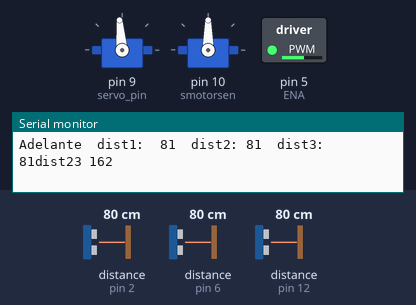
This sketch was run on a simulated Arduino Uno, built with avr-gcc and run on an emulated ATmega328P. Shown: 2 × servo, switched loads named in the sketch (green lamp = pin HIGH), the last lines printed to the serial monitor. The test bench sets the inputs (shaded band); at power-on: distance to the obstacle (sensors on pin 6, pin 12, pin 2) 80 cm. The echo pulse lasts 58.3 µs per cm.

Above: at 1.2 s.
1.3 s: distance to the obstacle (sensor on pin 6) set to 95 cm
4.3 s: distance to the obstacle (sensor on pin 6) set to 103 cm
At 5.23 s:
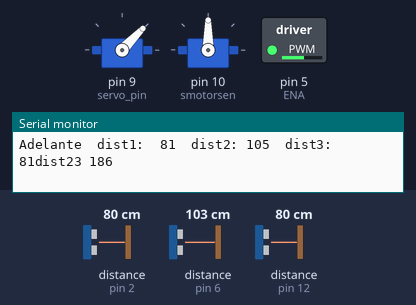
7.3 s: distance to the obstacle (sensor on pin 12) set to 120 cm
At 8.89 s:
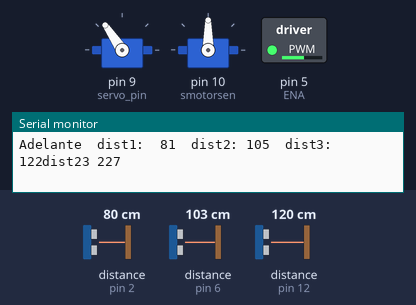
10.3 s: distance to the obstacle (sensor on pin 2) set to 87 cm
At 11.4 s:
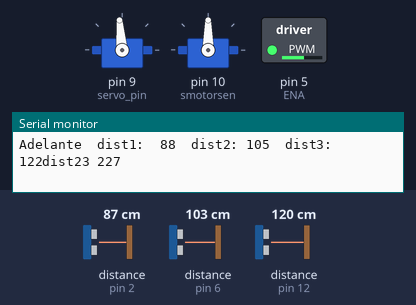
13.3 s: distance to the obstacle (sensor on pin 12) set to 6 cm
16.3 s: distance to the obstacle (sensor on pin 12) set to 3 cm
At 17.6 s:
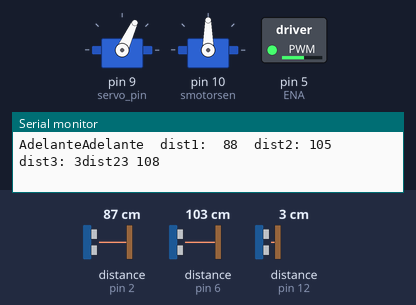
Timing chart, 0 to 19.3 s (numbered marks = the images above; inputs shaded):
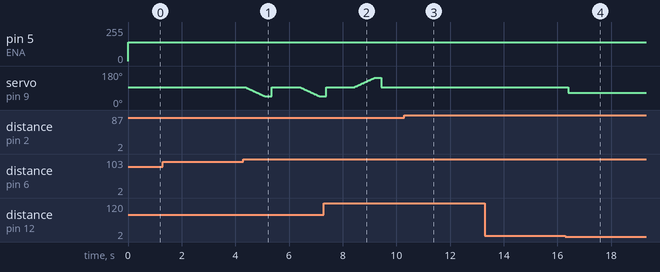

Measured:
- the behaviour switches between 97 and 98 cm on distance to the obstacle (sensor on pin 6) (found by bisection; images 0 and 1)
- the behaviour switches between 83 and 84 cm on distance to the obstacle (sensor on pin 2) (found by bisection; images 2 and 3)
- the behaviour switches between 5 and 4 cm on distance to the obstacle (sensor on pin 12) (found by bisection; images 3 and 4)
- after the input at 10.3 s, servo on pin 9 (servo_pin): stops changing and stays 95°
- after the input at 16.3 s, servo on pin 9 (servo_pin): 95° → 65° after 0.09 s
- by itself, servo on pin 9 (servo_pin): rises from 46° to 144° in 1.8 s, then falls to 95° in 0.27 s

The sketch:

MainCode.ino
```cpp
#include <math.h>
#include <PWMServo.h>
#include <Servo.h>
#include <NewPing.h>

PWMServo mainmotor;  //Ubicacion de los Pines para el motor DC
#define IN1 7
#define IN2 8
#define ENA 5

#define Velocidad 140
#define Vel_Alta 220

Servo smotordir;    //servomotor para direccionales
#define servo_pin 9

#define Dir_Frente 95   //Configuración y ajuste del cero grado del motor direccional
int dir_derecha=Dir_Frente+32;
int dir_izquierda=Dir_Frente-30;

Servo smotorsen;   //Servomotor para sensor delantero
#define Dir_Frente_sen 90
int trig3_pin = 11;        //sensor 3  Derecho
int echo3_pin = 12;        //sensor 3  Derecho
int trig2_pin = 4;        //sensor 2  Izquierdo
int echo2_pin = 6;        //sensor 2  Izquierdo
int trig1_pin = 3;        //sensor 1 Dir_Frente
int echo1_pin = 2;        //sensor 1 Dir_Frente

NewPing Sensor3(trig3_pin,echo3_pin);
NewPing Sensor2(trig2_pin,echo2_pin);
NewPing Sensor1(trig1_pin,echo1_pin);

//*** Definicion variables ****
int dist3 = 0;     //distancia captada por sensor 3
int dist2 = 0;     //distancia captada por sensor 2
int dist1 = 0;     //distancia captada por sensor 1
int dist23 =0;     //distancia entre los sensores2 y 3
int dist30 =0;
int dist60 =0;
int dif1   =0;     //Para saber la dif entre el punto inicial y el actual
int dif2   =0;     //Para saber la dif entre el punto inicial y el actual
int dif3   =0;     //Para saber la dif entre el punto inicial y el actual
int grado_inicial = 0; //Recibe los grados que trae el servo direccion
int grado_final   = 0; //grados que debe llegar el servo dir
int pos           = 0;
int giro = 0;
int tiempo_giro     = 780;
int tiempo_espera   = 1000;  //680 && 1000
int dist_max_lat    =  140;  //distancia que activa el cruce
int dist_max_fren   =   40;  //distancia que evita chocar pared
int dist_segura_lat =   20;  //distancia seguro de los lados para desplzarse
int angulo_inicio   =    0;  // angulo inicial antes de cambiar
int vueltas  = 0;  //
int posi_Xi_inicial = 0;    //posicion de partida x2 sensor 2
int posi_Xd_inicial = 0;    //posicion de partida x3 sensor 3
int posi_y_inicial  = 0;    //posicion de partida y
// *******
// *** DEFINICION DE FUNCIONES ****
void mov_adelante()
{
  Serial.print("Adelante");
  digitalWrite(IN1,HIGH);
  digitalWrite(IN2, LOW);
  analogWrite(ENA, Velocidad);
}
void mov_atras()
{
  Serial.print("Atras");
  digitalWrite(IN1,LOW);
  digitalWrite(IN2, HIGH);
  analogWrite(ENA, Velocidad);
}
void mov_parar()
{
  digitalWrite(IN1,LOW);
  digitalWrite(IN2, LOW);
  analogWrite(ENA, Velocidad);
}
void mov_der()  //Gira a la dercha y vuelve a la psocion recta
{
  grado_inicial=Dir_Frente;   //smotordir.read();
  grado_final=145;
 for(pos=grado_inicial; pos<grado_final; pos+=1)
 {
  smotordir.write(pos);
  delay(15);
 }
 delay(250); //tiempo_giro
 smotordir.write(Dir_Frente);
 delay(tiempo_espera);  //tiempo que debe mantenerse recto
}


void mov_izq2()  //Gira a la dercha y vuelve a la psocion recta
{
  grado_inicial=Dir_Frente;   //smotordir.read();
  grado_final=45;
 for(pos=grado_inicial; pos>grado_final; pos-=1)
 {
  smotordir.write(pos);
  delay(15);
 }
 delay(250); //tiempo_giro
 smotordir.write(Dir_Frente);
 delay(tiempo_espera);  //tiempo que debe mantenerse recto
}

void mov_izq()  //Gira a la Izquierda y vuelve a la psocion recta
{
  grado_inicial = smotordir.read();
  grado_final   =  55;
  smotordir.write(grado_final);
  delay(1800);
  smotordir.write(Dir_Frente);
  delay(tiempo_espera);  //tiempo que debe mantenerse recto
}

void medir_laterales()
{
  dist3  = Sensor3.ping_cm();
  delay(5);
  dist2  = Sensor2.ping_cm();
  delay(5);
  dist1  = Sensor1.ping_cm();
  delay(5);
  dist23 = dist2 + dist3;
   if (dist1==0){
    dist1 = 250;
  }
  if (dist2==0){
    dist2 = 50;
  }
  if (dist3==0){
    dist3 = 50;
  }
  Serial.print("  dist1:  ");
  Serial.print(dist1);
  Serial.print("  dist2: ");
  Serial.print(dist2);
  Serial.print("  dist3: ");
  Serial.print(dist3);
Serial.print("dist23 ");
  Serial.println(dist23);
}
void desplaza_der(){  //para mover grados a la derecha
      grado_final=smotordir.read();
    grado_final=grado_final + 1;
    if (grado_final>120)
       {grado_final=117;}//para eveitar que baje mucho
    smotordir.write(grado_final);
    delay(65);
}

void diagonal(){
if (dist23>120 && dist1>120){
  mov_parar();
}

}


void desplaza_izq(){ //para mover grados a la izq
     grado_final=smotordir.read();
     grado_final=grado_final - 1;
     if (grado_final<45)
         {grado_final=43; }//para eveitar que baje mucho
     smotordir.write(grado_final);
     delay(65);
}
void ajustar_centro()
{
  if (dist2 < dist_segura_lat) //HAY QUE EMPUJARLO A LA DERECHA
  {
    mov_parar();
    smotordir.write(120);
    mov_adelante();
//    desplaza_der();
   }
 if (dist3 < dist_segura_lat)
    {  //HAY QUE EMPUJARLO A LA  IZQ
    mov_parar();
    smotordir.write(65);
    mov_adelante();
      //desplaza_izq();
    }
}
void evitar_obstaculo()
{
  smotorsen.write(15);
  dist30  = Sensor1.ping_cm();
  Serial.print(dist30);
  Serial.print("  dist30: ");
  delay(1000);

  smotorsen.write(90);
  dist1  = Sensor1.ping_cm();
  delay(1000);

  smotorsen.write(180);
  dist60  = Sensor1.ping_cm();
    Serial.print(dist60);
  Serial.println("  dist60: ");
  delay(1000);

}
void ajustar_origen()  //funcion para volver al lugar de partida
{
   medir_laterales();
   dif2 = posi_Xi_inicial - dist2;  //sensor2
   dif3 = posi_Xd_inicial - dist3;  //sensor3
   dif1 = posi_y_inicial  - dist1;  //sensor1
   if (dif2>0)
      {
         desplaza_izq();
      }
      if (dif2<0){
         desplaza_der();
     }
     if (dif1> 5 and dif1<-5) //falta para llegar
      {
        mov_parar();  //llego a la meta
      }
}

void corregir()
{
  smotordir.write(75);
  delay(200);
  smotordir.write(dir_izquierda);
  delay(200);
  smotordir.write(95);


//if(dist3<dist2)
//{
//  mov_parar();
//  delay(1000);
//  mov_atras();
//  smotordir.write(dir_derecha);
//  delay(3000);
//  mov_adelante();
//  smotordir.write(95);
//  delay(1000);
//}else
//{
//  smotordir.write(dir_izquierda);
//  delay(3000);
//  mov_adelante();
//  smotordir.write(95);
//  delay(1000);
}

  //echar para adelante y parar


void setup()
{
   Serial.begin(9600);
   smotordir.attach(servo_pin);    //calibracion servomotor de direccion

   smotorsen.attach(10,980,1700);  //calibracion servomotor del sensor delantero
   smotorsen.write(90);
   posi_Xi_inicial = Sensor2.ping_cm();  //posicion de partida x
   posi_Xd_inicial = Sensor3.ping_cm();  //posicion de partida x
   posi_y_inicial  = Sensor1.ping_cm();  //posicion de partida y
  smotordir.write(95);
}


void loop()
{
  mov_adelante();
   medir_laterales();
    diagonal();
   if(dist1< 85 && dist23>180   )
   {
    if(dist2>dist3)
    {
      mov_izq2();
    }
    if(dist2<dist3){
    mov_der();
    }
   }else{
    if(dist23<110){
    ajustar_centro();
    }
   }
//   if(dist23>110 && dist1<70)
//   {
//    corregir();
//   }

}
```
